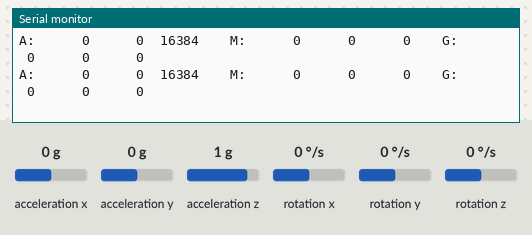
Bench run of a sketch on a simulated Arduino Leonardo, built with avr-gcc and run on an emulated ATmega32U4. Shown: the last lines printed to the serial monitor. Inputs (shaded band) come from the test bench; at power-on: acceleration x 0 g, acceleration y 0 g, acceleration z 1 g, rotation x 0 °/s, rotation y 0 °/s, rotation z 0 °/s.

Above: at 1.2 s.
1.3 s: acceleration x set to -1.4 g
At 1.36 s:
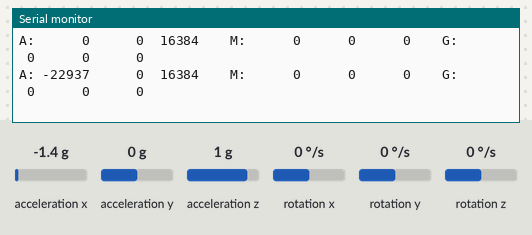
3.2 s: acceleration y set to -1.4 g
At 3.23 s:
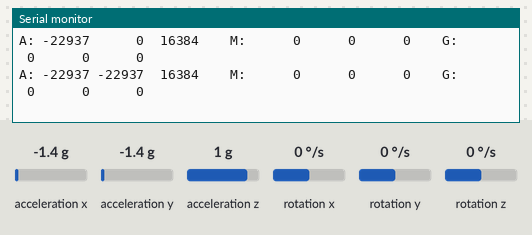
5.1 s: acceleration z set to -1.4 g
At 5.11 s:
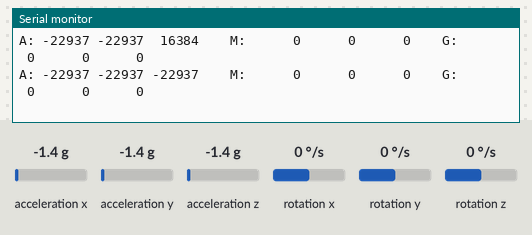
7.0 s: rotation x set to -192 °/s
At 7.19 s:
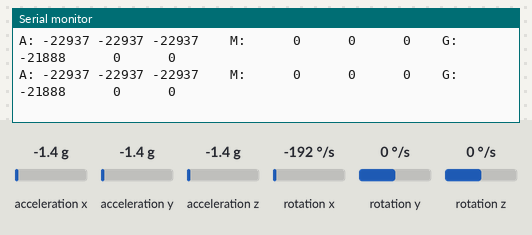
8.9 s: rotation y set to -192 °/s
At 8.96 s:
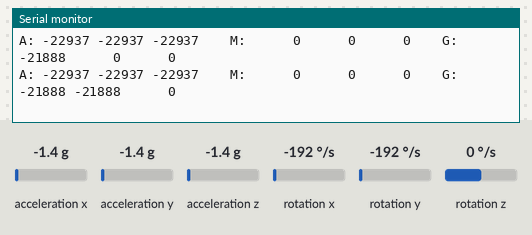
10.8 s: rotation z set to -192 °/s
At 10.84 s:
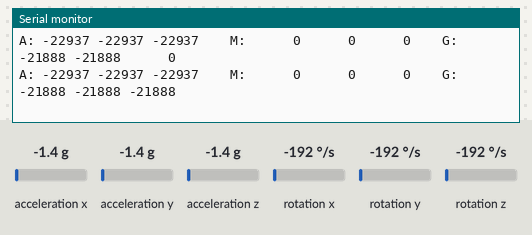

The sketch:

InertialSensors.ino
```cpp
/* This example reads the raw values from the accelerometer,
magnetometer, and gyro on the Zumo 32U4, and prints those raw
values to the serial monitor.

The accelerometer readings can be converted to units of g using
the sensitivity specified in the LSM303 or LSM6DS33 datasheet.
The default full-scale (FS) setting is +/- 2 g, so the conversion
factor is 0.061 mg/LSB (least-significant bit).  A raw reading of
16384 would correspond to 1 g.

The gyro readings can be converted to degrees per second (dps)
using the sensitivity specified in the L3GD20H or LSM6DS33
datasheet.  The default sensitivity is 8.75 mdps/LSB (least-
significant bit).  A raw reading of 10285 would correspond to
90 dps.

The magnetometer readings are more difficult to interpret and
will usually require calibration. */

#include <Wire.h>
#include <Zumo32U4.h>

Zumo32U4IMU imu;

char report[120];

void setup()
{
  Wire.begin();
  imu.init();
  if (!imu.init())
  {
    // Failed to detect the compass.
    ledRed(1);
    while(1)
    {
      Serial.println(F("Failed to initialize IMU sensors."));
      delay(100);
    }
  }

  imu.enableDefault();
}

void loop()
{
  imu.read();

  snprintf_P(report, sizeof(report),
    PSTR("A: %6d %6d %6d    M: %6d %6d %6d    G: %6d %6d %6d"),
    imu.a.x, imu.a.y, imu.a.z,
    imu.m.x, imu.m.y, imu.m.z,
    imu.g.x, imu.g.y, imu.g.z);
  Serial.println(report);

  delay(100);
}
```

Measured:
- after the input at 1.3 s, the serial monitor: prints a new line after 0.06 s (image 1)
- after the input at 3.2 s, the serial monitor: prints a new line at once (image 2)
- after the input at 5.1 s, the serial monitor: prints a new line at once (image 3)
- after the input at 7.0 s, the serial monitor: prints a new line after 0.08 s (image 4)
- after the input at 8.9 s, the serial monitor: prints a new line after 0.06 s (image 5)
- after the input at 10.8 s, the serial monitor: prints a new line at once (image 6)
